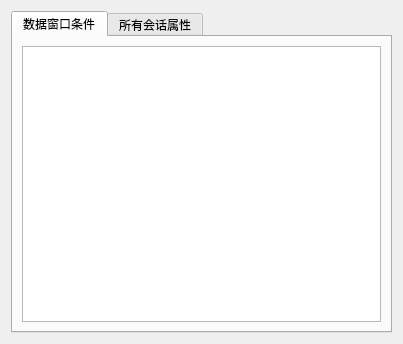
<?xml version="1.0" encoding="UTF-8"?>
<ui version="4.0">
 <class>dlg_svg_dw_setup</class>
 <widget class="QDialog" name="dlg_svg_dw_setup">
  <property name="geometry">
   <rect>
    <x>0</x>
    <y>0</y>
    <width>403</width>
    <height>344</height>
   </rect>
  </property>
  <property name="windowTitle">
   <string>数据窗口设置</string>
  </property>
  <layout class="QGridLayout" name="gridLayout">
   <item row="0" column="0">
    <widget class="QTabWidget" name="tabWidget">
     <property name="currentIndex">
      <number>0</number>
     </property>
     <widget class="QWidget" name="tab">
      <attribute name="title">
       <string>数据窗口条件</string>
      </attribute>
      <layout class="QGridLayout" name="gridLayout_2">
       <item row="0" column="0">
        <widget class="QTableWidget" name="twDW">
         <property name="editTriggers">
          <set>QAbstractItemView::NoEditTriggers</set>
         </property>
         <property name="alternatingRowColors">
          <bool>true</bool>
         </property>
         <property name="selectionBehavior">
          <enum>QAbstractItemView::SelectRows</enum>
         </property>
        </widget>
       </item>
      </layout>
     </widget>
     <widget class="QWidget" name="tab_2">
      <attribute name="title">
       <string>所有会话属性</string>
      </attribute>
      <layout class="QGridLayout" name="gridLayout_3">
       <item row="0" column="0">
        <widget class="QTableWidget" name="twSession">
         <property name="editTriggers">
          <set>QAbstractItemView::NoEditTriggers</set>
         </property>
         <property name="alternatingRowColors">
          <bool>true</bool>
         </property>
         <property name="selectionBehavior">
          <enum>QAbstractItemView::SelectRows</enum>
         </property>
        </widget>
       </item>
      </layout>
     </widget>
    </widget>
   </item>
  </layout>
 </widget>
 <resources/>
 <connections/>
</ui>
